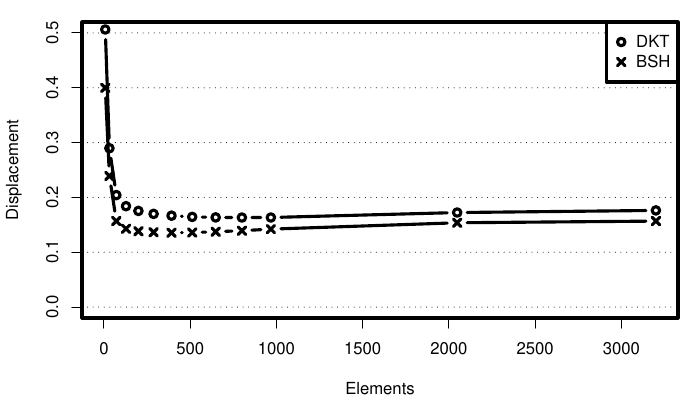

The script that saved this image:
#
# Graph: modified Scordelis-Lo roof
#

n2e <- function(x) (2*x*x); # size to element count

lo <- read.csv("roof.csv");

# Compute displacement
lo$z <- 19.1511 - lo$z;

# Plot to PDF
pdf("roof.pdf", width=7, height=4);
p <- par(lwd=3, mar=c(4,4,1,1)+0.1);

plot(c(1,3200), c(0,0.5), type="n", xlab="Elements", ylab="Displacement");
abline(h=axTicks(2), lty="dotted", lwd=1); # Grid lines

n <- "optdkt";
lines(n2e(lo$size[lo$name == n]), lo$z[lo$name == n], type="b", col="black", pch=1);

n<- "bezier2";
lines(n2e(lo$size[lo$name == n]), lo$z[lo$name == n], type="b", col="black", pch=4);

legend("topright", c("DKT","BSH"), pch=c(1,4), col=c("black","black"), bg="white");

dev.off()
par(p);
